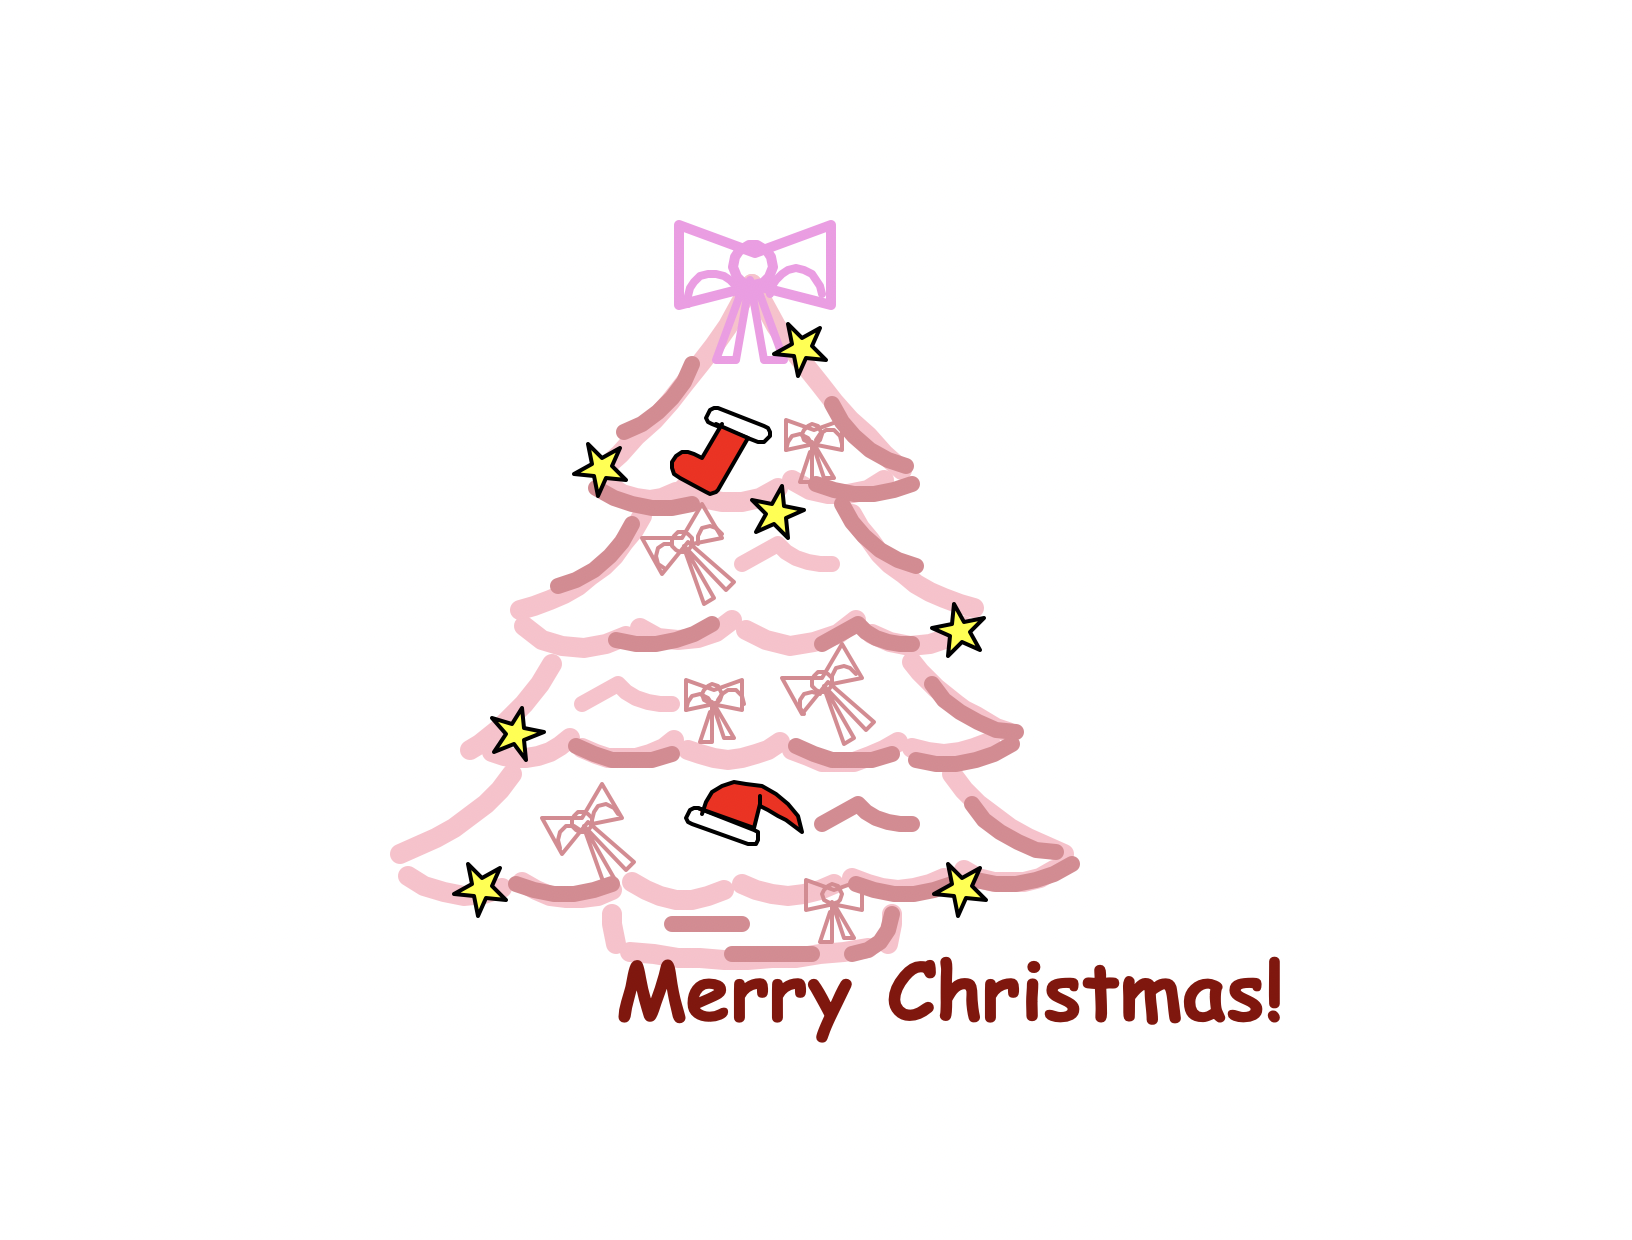

Write Python code to recreate this figure.
from turtle import *


def setup_turtle():
    """ 设置画板和初始化海龟的状态 """
    setup(600, 600, startx=None, starty=None)
    title("🎄")
    speed(0)
    pencolor("pink")
    pensize(10)
    penup()
    hideturtle()
    goto(0, 150)
    showturtle()
    pendown()
    shape(name="classic")


def guest(x, y, z):
    penup()
    goto(x, y)
    seth(-z)
    pendown()
    for angel in range(5):
        fd(10)
        right(10)


def guet(x, y, z):
    penup()
    goto(x, y)
    seth(-z)
    pendown()
    for angel in range(5):
        fd(10)
        left(10)


def qu(x, y, z):
    penup()
    goto(x, y)
    seth(-z)
    pendown()
    for angel in range(5):
        fd(6)
        right(10)
    seth(-150)
    fd(20)


def hdj(x, y):
    penup()
    goto(x, y)
    seth(80)
    pendown()
    pensize(2)
    circle(5)
    seth(10)
    fd(15)
    seth(120)
    fd(20)
    seth(240)
    fd(20)
    seth(180)
    fd(20)
    seth(-60)
    fd(20)
    seth(50)
    fd(20)
    seth(-40)
    fd(30)
    seth(-130)
    fd(5)
    seth(135)
    fd(30)
    seth(-60)
    fd(30)
    seth(-150)
    fd(6)
    seth(110)
    fd(30)


def uit(x, y):
    penup()
    goto(x, y)
    pendown()
    pensize(2)
    circle(5)
    seth(-10)
    fd(15)
    seth(90)
    fd(15)
    seth(200)
    fd(15)
    seth(160)
    fd(15)
    seth(-90)
    fd(15)
    seth(10)
    fd(15)
    seth(-60)
    fd(20)
    seth(-180)
    fd(5)
    seth(110)
    fd(20)
    seth(-90)
    fd(20)
    seth(-180)
    fd(6)
    seth(70)
    fd(15)
    hideturtle()


def yut(x, y, z):
    penup()
    goto(x, y)
    pendown()
    seth(z)
    for po in range(5):
        fd(4)
        left(36)


def ytu(x, y, z):
    penup()
    goto(x, y)
    pendown()
    seth(z)
    for kk in range(5):
        fd(4)
        left(36)


def iou(x, y, z):
    penup()
    goto(x, y)
    pencolor("#f799e6")
    pendown()
    seth(z)
    for po in range(10):
        fd(4)
        left(18)


def koc(x, y, size):
    pensize(2)
    pencolor("black")
    penup()
    goto(x, y)
    pendown()
    begin_fill()
    fillcolor("yellow")
    for i in range(5):
        left(72)
        fd(size)
        right(144)
        fd(size)
    end_fill()


def draw_section_one():
    seth(-120)
    for i in range(10):
        fd(12)
        right(2)
    penup()
    goto(0, 150)
    seth(-60)
    pendown()
    for i in range(10):
        fd(12)
        left(2)
    seth(-150)
    penup()
    fd(10)
    pendown()
    for i in range(5):
        fd(10)
        right(15)
    seth(-150)
    penup()
    fd(8)
    pendown()
    for i in range(5):
        fd(10)
        right(15)
    seth(-155)
    penup()
    fd(5)
    pendown()
    for i in range(5):
        fd(7)
        right(15)


def draw_section_two():
    penup()
    goto(-55, 34)
    pendown()
    seth(-120)
    for i in range(10):
        fd(8)
        right(5)

    penup()
    goto(50, 35)
    seth(-60)
    pendown()
    for i in range(10):
        fd(8)
        left(5)
    seth(-120)
    penup()
    fd(10)
    seth(-145)
    pendown()
    for i in range(5):
        fd(10)
        right(15)
    penup()
    fd(10)
    seth(-145)
    pendown()
    for i in range(5):
        fd(12)
        right(15)
    penup()
    fd(8)
    seth(-145)
    pendown()
    for i in range(5):
        fd(10)
        right(15)
    penup()
    seth(-155)
    fd(8)
    pendown()
    for i in range(5):
        fd(11)
        right(15)


def draw_section_three():
    penup()
    goto(-100, -40)
    seth(-120)
    pendown()
    for i in range(10):
        fd(6)
        right(3)
    penup()
    goto(80, -39)
    seth(-50)
    pendown()
    for i in range(10):
        fd(6)
        left(3)
    seth(-155)
    penup()
    fd(10)
    pendown()
    for i in range(5):
        fd(8)
        right(10)
    penup()
    fd(8)
    seth(-145)
    pendown()
    for i in range(7):
        fd(8)
        right(10)
    penup()
    fd(8)
    seth(-145)
    pendown()
    for i in range(7):
        fd(7)
        right(10)
    penup()
    fd(8)
    seth(-145)
    pendown()
    for i in range(7):
        fd(7)
        right(10)
    penup()
    fd(8)
    seth(-140)
    pendown()
    for i in range(7):
        fd(6)
        right(10)


def draw_section_four():
    penup()
    goto(-120, -95)
    seth(-130)
    pendown()
    for i in range(7):
        fd(10)
        right(5)
    penup()
    goto(100, -95)
    seth(-50)
    pendown()
    for i in range(7):
        fd(10)
        left(5)
    penup()
    seth(-120)
    fd(10)
    seth(-155)
    pendown()
    for i in range(6):
        fd(8)
        right(10)
    penup()
    seth(-160)
    fd(10)
    seth(-155)
    pendown()
    for i in range(6):
        fd(8)
        right(10)
    penup()
    seth(-160)
    fd(10)
    seth(-155)
    pendown()
    for i in range(6):
        fd(8)
        right(10)
    penup()
    seth(-160)
    fd(10)
    seth(-160)
    pendown()
    for i in range(6):
        fd(8)
        right(10)
    penup()
    seth(-160)
    fd(10)
    seth(-160)
    pendown()
    for i in range(6):
        fd(8)
        right(10)
    penup()
    seth(-160)
    fd(10)
    seth(-165)
    pendown()
    for i in range(5):
        fd(10)
        right(11)


def draw_section_five():
    penup()
    goto(-70, -165)
    seth(-85)
    pendown()
    for i in range(3):
        fd(5)
        left(3)
    penup()
    goto(70, -165)
    seth(-95)
    pendown()
    for i in range(3):
        fd(5)
        right(3)
    seth(-170)
    penup()
    fd(10)
    pendown()
    pendown()
    for i in range(10):
        fd(12)
        right(2)


def draw_section_six():
    penup()
    goto(70, -165)
    pendown()
    seth(-90)
    pensize(8)
    pencolor("#de8891")
    circle(-20, 90)

    penup()
    goto(30, -185)
    pendown()
    seth(-180)
    pensize(8)
    pencolor("#de8891")
    fd(40)

    penup()
    goto(-5, -170)
    pendown()
    seth(-180)
    pensize(8)
    pencolor("#de8891")
    fd(35)


def draw_tree_branches():
    """画树枝"""
    guest(-70, -150, 160)
    guest(100, -150, 160)
    guet(110, -110, 50)
    guest(160, -140, 150)
    qu(80, -120, 180)
    guest(70, -85, 165)
    guest(-40, -85, 165)
    guet(90, -50, 50)
    guest(130, -80, 150)
    pencolor("pink")
    qu(-40, -60, 180)
    pencolor('#de8891')
    qu(80, -30, 180)
    pencolor("pink")
    qu(40, 10, 180)
    pencolor("#de8891")
    guest(-60, 30, 120)
    guest(-20, -20, 150)
    guet(45, 40, 60)
    guest(-30, 40, 170)
    guest(-30, 110, 115)
    guet(40, 90, 60)
    guest(80, 50, 160)
    pencolor("#de8891")


def draw_bow_ties():
    """画蝴蝶结"""
    # 小蝴蝶结
    seth(0)
    uit(40, -160)
    hdj(-80, -120)
    yut(-67, -115, 120)
    yut(-86, -123, 150)
    hdj(40, -50)
    yut(52, -45, 130)
    yut(34, -55, 160)
    seth(0)
    uit(-20, -60)
    ytu(-4, -60, 100)
    ytu(-20, -60, 120)
    hdj(-30, 20)
    yut(-15, 25, 130)
    yut(-40, 20, 180)
    uit(30, 70)
    ytu(45, 70, 100)
    ytu(30, 70, 120)

    # 大蝴蝶结
    pencolor("#f799e6")
    pensize(5)
    penup()
    seth(0)
    goto(0, 150)
    pendown()
    circle(10)
    seth(-15)
    fd(40)
    seth(90)
    fd(40)
    seth(200)
    fd(40)
    seth(160)
    fd(40)
    seth(-90)
    fd(40)
    seth(15)
    fd(40)
    seth(-70)
    pencolor("#f799e6")
    pensize(4)
    fd(40)
    seth(-180)
    fd(10)
    seth(100)
    fd(40)
    seth(-100)
    fd(40)
    seth(-180)
    fd(10)
    seth(70)
    fd(40)
    penup()
    seth(0)
    goto(0, 130)
    pencolor("pink")
    pendown()

    seth(0)
    iou(35, 145, 100)
    iou(-7, 145, 110)
    pencolor("red")
    pensize(7)
    penup()
    goto(-35, 135)
    pendown()


def draw_xmas_hat():
    """画圣诞帽"""
    seth(-20)
    pensize(2)
    penup()
    goto(-30, -120)
    pencolor("black")
    pendown()
    fillcolor("red")
    fd(30)
    circle(4, 180)
    fd(30)
    circle(4, 180)
    penup()
    goto(-25, -115)
    seth(75)
    pendown()
    begin_fill()
    for i in range(5):
        fd(6)
        right(20)
    seth(-10)
    for i in range(5):
        fd(8)
        right(15)
    seth(145)
    for i in range(5):
        fd(5)
        left(2)
    seth(90)
    for i in range(5):
        fd(1)
        left(2)
    seth(-90)
    for i in range(4):
        fd(4)
        right(6)
    seth(161)
    fd(30)
    end_fill()
    pensize(1)
    pencolor("black")


def draw_stars():
    """画星星"""
    seth(-15)
    koc(-120, -70, 10)
    seth(10)
    koc(100, -20, 10)
    seth(-10)
    koc(10, 40, 10)
    seth(30)
    koc(-80, 60, 10)
    koc(100, -150, 10)
    koc(-140, -150, 10)
    koc(20, 120, 10)


def draw_socks():
    """画袜子"""
    seth(-20)
    pensize(2)
    penup()
    goto(-20, 80)
    pencolor("black")
    pendown()
    fillcolor("red")
    fd(25)
    circle(4, 180)
    fd(25)
    circle(4, 180)
    penup()
    goto(-15, 80)
    pendown()
    begin_fill()
    fillcolor("red")
    seth(-120)
    fd(20)
    seth(150)
    fd(5)
    circle(7, 180)
    fd(15)
    circle(5, 90)
    fd(30)
    seth(160)
    fd(18)
    end_fill()
    penup()
    seth(0)
    goto(100, -230)
    pendown()


def write_text(greeting):
    """
    在画布中央书写圣诞祝福
    参数: greeting -- 用户输入的圣诞祝福字符串
    """
    # 根据用户的输入长度决定使用的字体大小。用户输入的字符越多，字体越小
    font_size = 40 - len(greeting)
    # 如果用户没有输入祝福，则会显示默认祝福语
    if not greeting:
        greeting = "Merry Christmas!"
    color("dark red", "red")  # 定义字体颜色
    # 定义文字、位置、字体、大小
    write(greeting, align="center", font=("Comic Sans MS", font_size, "bold"))


def run():
    """调用上面的所有函数来画整个圣诞场景"""
    # 获取用户输入
    greeting = input("请输入圣诞祝福（最多只能输入10个字符）: ")
    # 如果用户输入的字符超过10个，提示用户重新输入
    while len(greeting) > 10:
        greeting = input("祝福语的字符数超过了10个。请重新输入：")

    setup_turtle()
    draw_section_one()
    draw_section_two()
    draw_section_three()
    draw_section_four()
    draw_section_five()
    draw_section_six()
    draw_tree_branches()
    draw_bow_ties()
    draw_xmas_hat()
    draw_stars()
    draw_socks()
    write_text(greeting)
    done()


if __name__ == "__main__":
    run()  # 当脚本运行时，调用运行画图的函数
